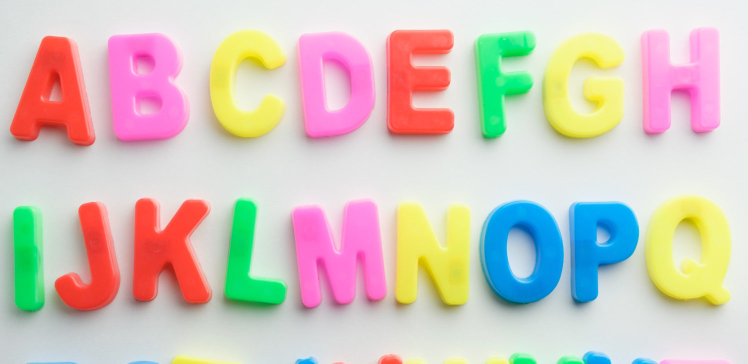
#> input picture alphabet1.jpeg, 1496 x 727 px, given in place of the camera (shown at 1/2 size)
$ python 'musical instrument.py'
#> lines starting #> are read from the running program, lines starting #| are printed output that depends on the picture; after the words box and inside, x2 and y2 are one past the last pixel; in counts of white or black regions, pixels touching at a corner belong together
import cv2
import numpy as np
import imutils
from collections import deque
from playsound import playsound

cap = cv2.VideoCapture(0)
pts = deque(maxlen=72)

while(1):
    _, frame = cap.read()
#> frame is the input picture: shape (727, 1496, 3); mean B, G, R 189.8, 198.3, 209.8

    frame1 = cv2.flip(frame,1)
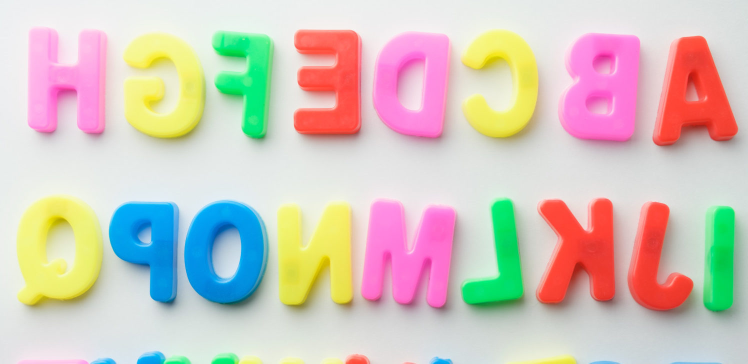
#> frame1: shape (727, 1496, 3) (shown at 1/2 size); mean B, G, R 189.8, 198.3, 209.8
    #cv2.line(frame1,(214,0),(214,480),(0,255,0),1)
    #cv2.line(frame1,(428,0),(428,480),(0,255,0),1)
    #cv2.line(frame1,(240,240),(400,240),(0,255,0),1)
    cv2.rectangle(frame1,(0,350),(214,480),(255,0,0),2)
    cv2.rectangle(frame1,(214,350),(428,480),(255,255,0),2)
    cv2.rectangle(frame1,(428,350),(640,480),(255,255,255),2)
    cv2.rectangle(frame1,(0,130),(214,0),(0,0,255),2)
    cv2.rectangle(frame1,(214,130),(428,0),(80,255,150),2)
    cv2.rectangle(frame1,(428,130),(640,0),(70,150,180),2)
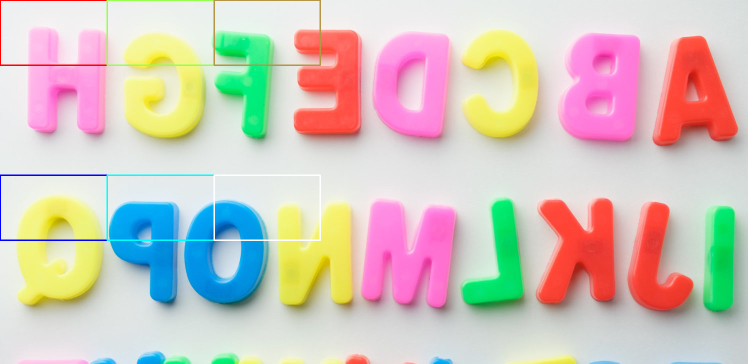
#> frame1: shape (727, 1496, 3) (shown at 1/2 size); mean B, G, R 189.4, 197.8, 209.2

#    frame1 = np.hstack([frame,flip])

    hsv = cv2.cvtColor(frame1, cv2.COLOR_BGR2HSV)
#> hsv: shape (727, 1496, 3); mean H, S, V 69.5, 67.9, 229.3

    lower_blue = np.array([150,50,50])
    upper_blue = np.array([170,255,255])


    mask = cv2.inRange(hsv,lower_blue,upper_blue)
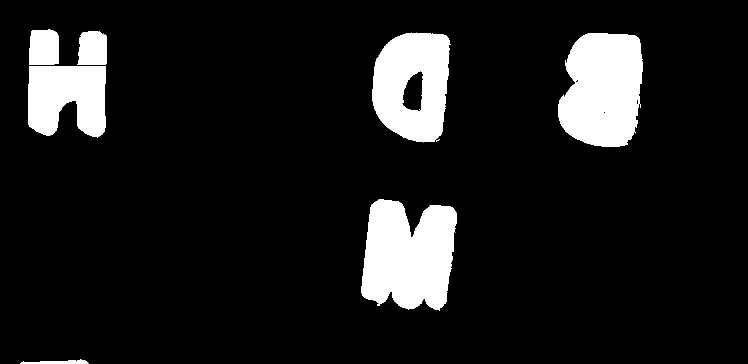
#> mask: shape (727, 1496) (shown at 1/2 size); 10.7% white; 13 white regions (6 under 20 px), largest, box (x1, y1, x2, y2) and area: (723, 399, 914, 620) 32992, (1116, 66, 1285, 294) 31310, (744, 65, 899, 285) 25645
    mask = cv2.erode(mask,None,iterations = 2)
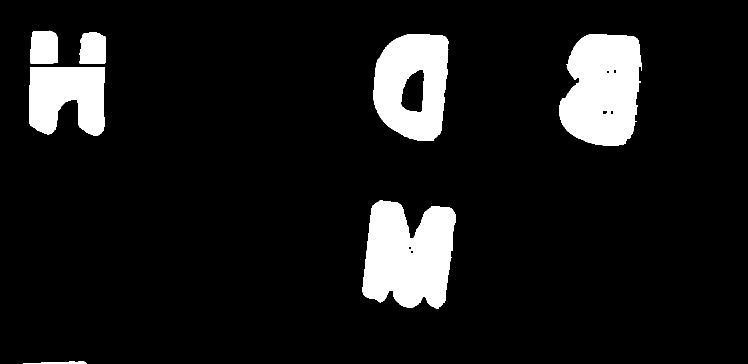
#> mask: shape (727, 1496) (shown at 1/2 size); 9.9% white; 7 white regions, largest, box (x1, y1, x2, y2) and area: (725, 401, 912, 617) 30794, (1118, 68, 1283, 291) 29236, (746, 68, 897, 282) 23559
    mask = cv2.dilate(mask,None,iterations = 2)
#> mask: shape (727, 1496); 10.7% white; 7 white regions
    cnts = cv2.findContours(mask.copy(),cv2.RETR_EXTERNAL,cv2.CHAIN_APPROX_SIMPLE)
#> cnts = 7 contours; box (x1, y1, x2, y2) and area: (723, 399, 914, 619) 32504, (1116, 66, 1285, 293) 30794, (744, 66, 899, 284) 27666, (56, 132, 211, 274) 18110, (59, 59, 118, 129) 3755, (157, 63, 213, 129) 3357, (44, 720, 176, 727) 481
    cnts = imutils.grab_contours(cnts)
    res = cv2.bitwise_and(frame1,frame1, mask = mask)
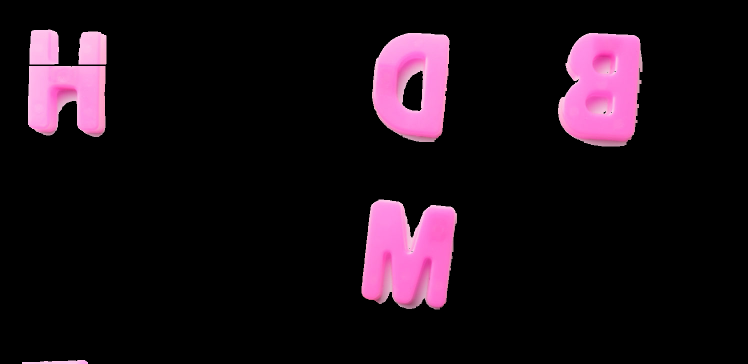
#> res: shape (727, 1496, 3) (shown at 1/2 size); mean B, G, R 22.7, 14.9, 26.6
    center = None
    if len(cnts)>0:
        c = max(cnts,key=cv2.contourArea)
#> c = contour of 342 points, box (x1, y1, x2, y2) (723, 399, 914, 619), area 32504
        ((x,y),radius) = cv2.minEnclosingCircle(c)
#> x = 819.1; y = 507.2; radius = 126
        M = cv2.moments(c)
#> M = moments, m00 32504.5, centre m10/m00, m01/m00 = (816.8, 510.7)
        center = (int(M["m10"]/M["m00"]),int(M["m01"]/M["m00"]))
#> center = (816, 510)

        if center[0] <= (214) and center[1] <= (150):
        #   print("left")
            fnt = cv2.FONT_HERSHEY_SIMPLEX
            cv2.putText(frame1,("1"),(10,40),fnt,1,(0,0,255),2)
            playsound("1a.mp3")


        elif center[0] <= (428) and center[1] <= (150):
        #   print('right')
            fnt = cv2.FONT_HERSHEY_SIMPLEX
            cv2.putText(frame1,("2"),(225,40),fnt,1,(0,0,255),2)
            playsound("2a.mp3")

        elif center[0] <= (640) and center[1] <= (150) :
        #   print("center")
            fnt = cv2.FONT_HERSHEY_SIMPLEX
            cv2.putText(frame1,("3"),(438,40),fnt,1,(0,0,255),2)
            playsound("3a.mp3")

        elif center[0] <= (214) and center[1] > (330):
        #   print("center")
            fnt = cv2.FONT_HERSHEY_SIMPLEX
            cv2.putText(frame1,("4"),(10,380),fnt,1,(0,0,255),2)
            playsound("4a.mp3")

        elif center[0] <= (428) and center[1] > (330):
        #   print("center")
        	fnt = cv2.FONT_HERSHEY_SIMPLEX
        	cv2.putText(frame1,("5"),(225,380),fnt,1,(0,0,255),2)
        	playsound("5a.mp3")

        elif center[0] <= (640) and center[1] > (330):
        #   print("center")
        	fnt = cv2.FONT_HERSHEY_SIMPLEX
        	cv2.putText(frame1,("6"),(438,380),fnt,1,(0,0,255),2)
        	cv2.putText(frame1,("6"),(438,380),fnt,1,(0,0,255),2)
        	playsound("6a.mp3")


        print(center)
#| (816, 510)

        if(radius > 10):
            cv2.circle(frame1,(int(x),int(y)),int(radius),(0,255,0),2)
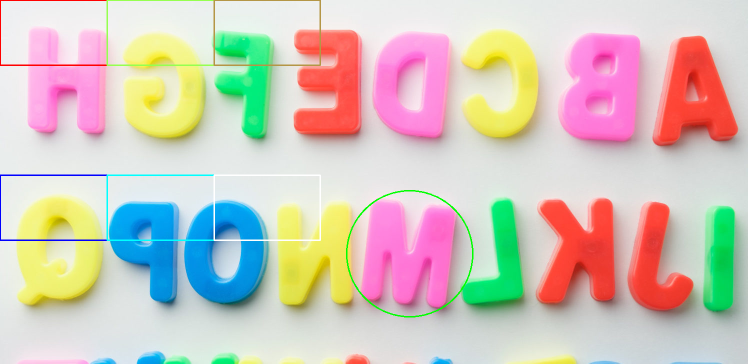
#> frame1: shape (727, 1496, 3) (shown at 1/2 size); 0.22% of pixels changed, all inside (x1, y1, x2, y2) = (692, 380, 947, 635)
            cv2.circle(frame1,center,5,(255,0,0),-1)
#> frame1: shape (727, 1496, 3); 0.01% of pixels changed, all inside (x1, y1, x2, y2) = (811, 505, 822, 516)
    #pts.appendleft(center)
    for i in range(1, len(pts))       :
        if pts[i-1] is None or pts[i] is None:
            continue
        thickness = int(np.sqrt(72/float(i+1))*2.5)
        cv2.line(frame1,pts[i-1],pts[i],(100,100,0),thickness)

    cv2.imshow('frame',frame1)
    if cv2.waitKey(1) & 0xFF == ord('q'):
#> (key q is pressed here)
        break
cap.release()
cv2.destroyAllWindows()
